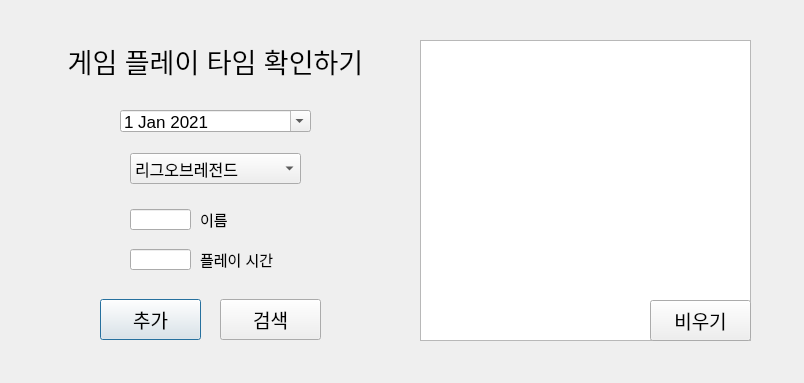
<?xml version="1.0" encoding="UTF-8"?>
<ui version="4.0">
 <class>Dialog</class>
 <widget class="QDialog" name="Dialog">
  <property name="geometry">
   <rect>
    <x>0</x>
    <y>0</y>
    <width>804</width>
    <height>383</height>
   </rect>
  </property>
  <property name="font">
   <font>
    <pointsize>10</pointsize>
   </font>
  </property>
  <property name="windowTitle">
   <string>Gameplaytime</string>
  </property>
  <widget class="QLabel" name="label">
   <property name="geometry">
    <rect>
     <x>40</x>
     <y>20</y>
     <width>351</width>
     <height>81</height>
    </rect>
   </property>
   <property name="font">
    <font>
     <pointsize>20</pointsize>
    </font>
   </property>
   <property name="text">
    <string>게임 플레이 타임 확인하기</string>
   </property>
   <property name="alignment">
    <set>Qt::AlignCenter</set>
   </property>
  </widget>
  <widget class="QLineEdit" name="name_1">
   <property name="geometry">
    <rect>
     <x>130</x>
     <y>209</y>
     <width>61</width>
     <height>21</height>
    </rect>
   </property>
   <property name="font">
    <font>
     <pointsize>11</pointsize>
    </font>
   </property>
  </widget>
  <widget class="QLabel" name="label_4">
   <property name="geometry">
    <rect>
     <x>200</x>
     <y>209</y>
     <width>31</width>
     <height>21</height>
    </rect>
   </property>
   <property name="font">
    <font>
     <pointsize>11</pointsize>
    </font>
   </property>
   <property name="text">
    <string>이름</string>
   </property>
  </widget>
  <widget class="QLineEdit" name="time_1">
   <property name="geometry">
    <rect>
     <x>130</x>
     <y>249</y>
     <width>61</width>
     <height>21</height>
    </rect>
   </property>
   <property name="font">
    <font>
     <pointsize>11</pointsize>
    </font>
   </property>
  </widget>
  <widget class="QLabel" name="label_5">
   <property name="geometry">
    <rect>
     <x>200</x>
     <y>249</y>
     <width>91</width>
     <height>21</height>
    </rect>
   </property>
   <property name="font">
    <font>
     <pointsize>11</pointsize>
    </font>
   </property>
   <property name="text">
    <string>플레이 시간</string>
   </property>
  </widget>
  <widget class="QPushButton" name="btn_1">
   <property name="geometry">
    <rect>
     <x>100</x>
     <y>299</y>
     <width>101</width>
     <height>41</height>
    </rect>
   </property>
   <property name="font">
    <font>
     <pointsize>14</pointsize>
    </font>
   </property>
   <property name="text">
    <string>추가</string>
   </property>
  </widget>
  <widget class="QPushButton" name="btn_2">
   <property name="geometry">
    <rect>
     <x>220</x>
     <y>299</y>
     <width>101</width>
     <height>41</height>
    </rect>
   </property>
   <property name="font">
    <font>
     <pointsize>14</pointsize>
    </font>
   </property>
   <property name="text">
    <string>검색</string>
   </property>
  </widget>
  <widget class="QComboBox" name="game">
   <property name="geometry">
    <rect>
     <x>130</x>
     <y>153</y>
     <width>171</width>
     <height>31</height>
    </rect>
   </property>
   <property name="font">
    <font>
     <pointsize>12</pointsize>
    </font>
   </property>
   <item>
    <property name="text">
     <string>리그오브레전드</string>
    </property>
   </item>
   <item>
    <property name="text">
     <string>배틀그라운드</string>
    </property>
   </item>
   <item>
    <property name="text">
     <string>메이플스토리</string>
    </property>
   </item>
   <item>
    <property name="text">
     <string>서든어택</string>
    </property>
   </item>
   <item>
    <property name="text">
     <string>피파온라인 4</string>
    </property>
   </item>
  </widget>
  <widget class="QDateEdit" name="date_1">
   <property name="geometry">
    <rect>
     <x>120</x>
     <y>110</y>
     <width>191</width>
     <height>22</height>
    </rect>
   </property>
   <property name="font">
    <font>
     <pointsize>13</pointsize>
    </font>
   </property>
   <property name="dateTime">
    <datetime>
     <hour>0</hour>
     <minute>0</minute>
     <second>0</second>
     <year>2021</year>
     <month>1</month>
     <day>1</day>
    </datetime>
   </property>
   <property name="calendarPopup">
    <bool>true</bool>
   </property>
  </widget>
  <widget class="QTextBrowser" name="playtime">
   <property name="geometry">
    <rect>
     <x>420</x>
     <y>40</y>
     <width>331</width>
     <height>301</height>
    </rect>
   </property>
   <property name="font">
    <font>
     <pointsize>14</pointsize>
    </font>
   </property>
   <property name="html">
    <string>&lt;!DOCTYPE HTML PUBLIC &quot;-//W3C//DTD HTML 4.0//EN&quot; &quot;http://www.w3.org/TR/REC-html40/strict.dtd&quot;&gt;
&lt;html&gt;&lt;head&gt;&lt;meta name=&quot;qrichtext&quot; content=&quot;1&quot; /&gt;&lt;style type=&quot;text/css&quot;&gt;
p, li { white-space: pre-wrap; }
&lt;/style&gt;&lt;/head&gt;&lt;body style=&quot; font-family:'Gulim'; font-size:14pt; font-weight:400; font-style:normal;&quot;&gt;
&lt;p style=&quot;-qt-paragraph-type:empty; margin-top:0px; margin-bottom:0px; margin-left:0px; margin-right:0px; -qt-block-indent:0; text-indent:0px; font-size:11pt;&quot;&gt;&lt;br /&gt;&lt;/p&gt;&lt;/body&gt;&lt;/html&gt;</string>
   </property>
  </widget>
  <widget class="QPushButton" name="reset">
   <property name="geometry">
    <rect>
     <x>650</x>
     <y>300</y>
     <width>101</width>
     <height>41</height>
    </rect>
   </property>
   <property name="font">
    <font>
     <pointsize>14</pointsize>
    </font>
   </property>
   <property name="text">
    <string>비우기</string>
   </property>
  </widget>
 </widget>
 <resources/>
 <connections/>
</ui>
